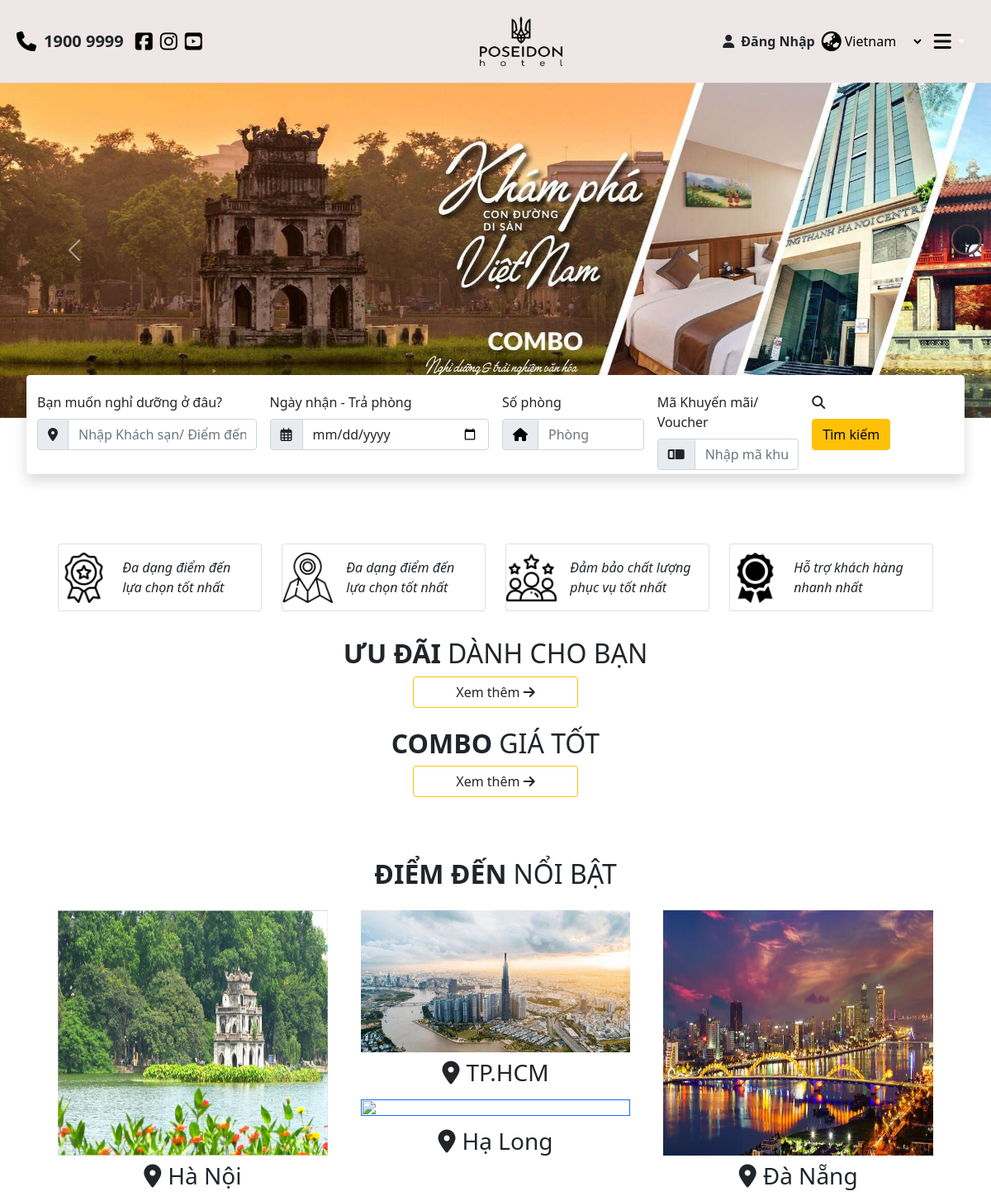
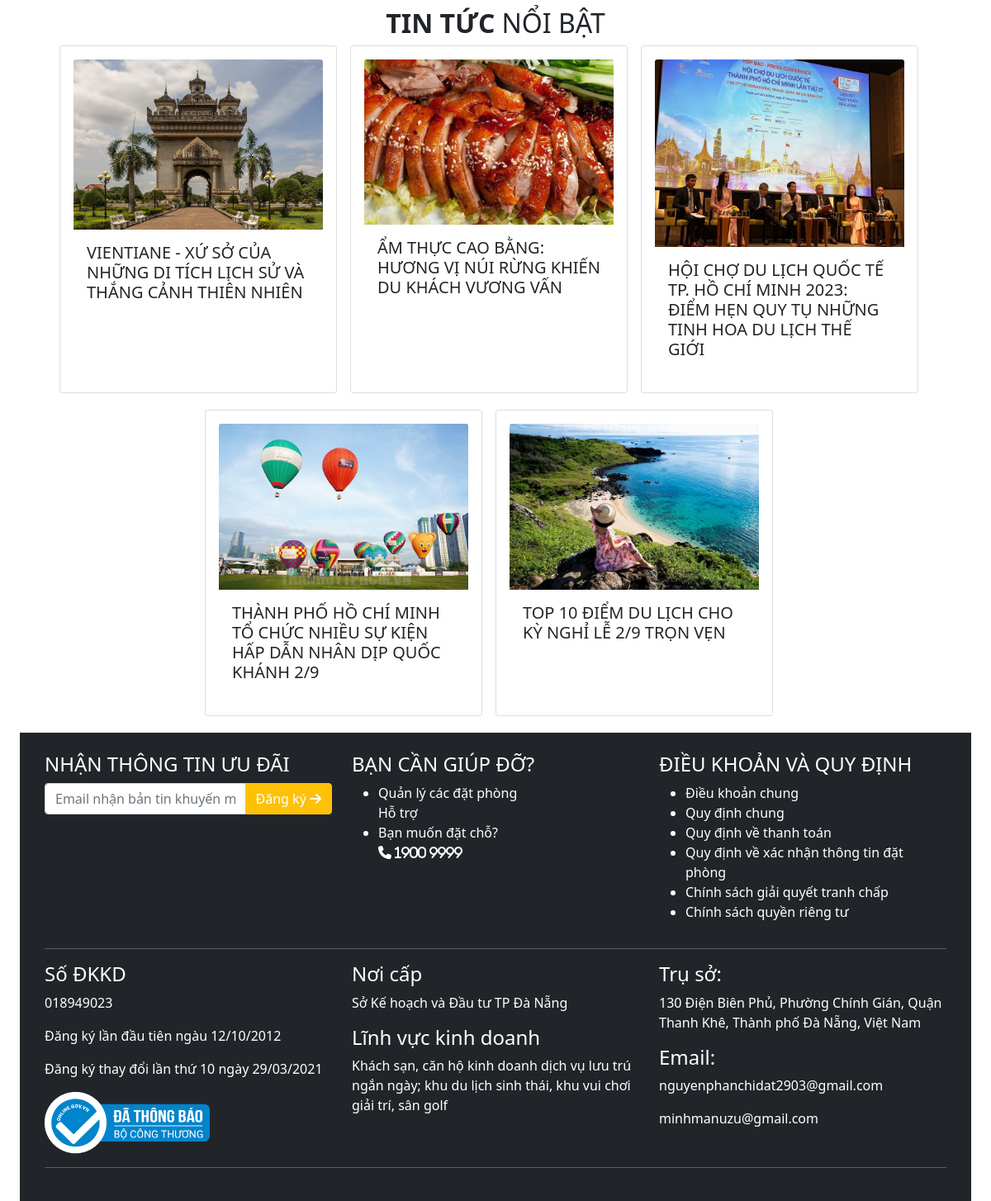
Page /admin/home.php on the committed database (2 pictures, top to bottom).
### tables this page shows
CREATE TABLE `tintuc` (
    `id` int(11) NOT NULL,
    `img` varchar(255) NOT NULL,
    `title` varchar(255) NOT NULL,
    `link` varchar(255) NOT NULL
);

### admin/home.php (the view, shortened to what this page needs)
<!DOCTYPE html>
<html lang="en">
<head>
    <link rel="stylesheet" href="https://use.fontawesome.com/releases/v6.4.2/css/all.css">
    <link rel="stylesheet" href="../css/chinhanh.css">
    <link rel="stylesheet" href="../css/home.css">
    <link href="https://cdn.jsdelivr.net/npm/bootstrap@5.3.1/dist/css/bootstrap.min.css" rel="stylesheet">
    <link rel="stylesheet" href="https://cdnjs.cloudflare.com/ajax/libs/font-awesome/6.4.2/css/all.min.css">
    <link href="https://cdn.jsdelivr.net/npm/bootstrap@5.0.2/dist/css/bootstrap.min.css" rel="stylesheet">
    <link rel="stylesheet" href="https://cdnjs.cloudflare.com/ajax/libs/OwlCarousel2/2.3.4/assets/owl.carousel.min.css" />
    <link rel="stylesheet" href="https://cdnjs.cloudflare.com/ajax/libs/OwlCarousel2/2.3.4/assets/owl.theme.default.min.css"/>
    <link href="https://cdnjs.cloudflare.com/ajax/libs/owl-carousel/1.3.3/owl.carousel.css" rel="stylesheet"/>
</head>
<body>
    <?php include ('header.php') ?>
    <div class="mymaincontent">
        <div id="carouselExampleInterval" class="carousel slide" data-bs-ride="carousel">
            <div class="carousel-inner">
                <div class="carousel-item active" data-bs-interval="10000">
                    <img src="../IMG/banner-du-lich-ha-noi_1688353361.jpg" class="d-block w-100" alt="...">
                </div>
            </div>
            <button class="carousel-control-prev" type="button" data-bs-target="#carouselExampleInterval" data-bs-slide="prev">
                <span class="carousel-control-prev-icon" aria-hidden="true"></span>
            </button>
            <button class="carousel-control-next" type="button" data-bs-target="#carouselExampleInterval" data-bs-slide="next">
                <span class="carousel-control-next-icon" aria-hidden="true"></span>
            </button>
        </div>
    </div>
    <div class="container-fluid">
        <form class="row g-3 m-2 p-1 border border-light shadow rounded translate-middle-y bg-white" action="search.php" method="POST">
            <div class="col-md-3">
                <label for="validationDefault01" class="form-label">Bạn muốn nghỉ dưỡng ở đâu?</label>
                    <div class="input-group" action="search.php" method="POST">
                        <span class="input-group-text" id="validationDefault01"><i class="fa-solid fa-location-dot"></i></span>
                        <input type="text" class="form-control" name="name-product" id="validationDefault01" placeholder="Nhập Khách sạn/ Điểm đến" required>
                    </div>
            </div>
            <div class="col-md-3">
                <label for="validationDefault02" class="form-label">Ngày nhận - Trả phòng</label>
                    <div class="input-group">
                        <span class="input-group-text" id="validationDefault02"><i class="fa-regular fa-calendar-days"></i></span>
                        <input type="date" class="form-control" id="validationDefault02" placeholder="" required>
                    </div>
            </div>
            <div class="col-md-2">
                <label for="validationDefaultUsername" class="form-label">Số phòng</label>
                <div class="input-group">
                <span class="input-group-text" id="inputGroupPrepend2"><i class="fa-solid fa-house" style="color: #000000;"></i></span>
                <input type="text" class="form-control" id="validationDefaultUsername"  aria-describedby="inputGroupPrepend2" placeholder="Phòng" required >
                </div>
            </div>
            <div class="col-md-2">
                <label for="validationDefault03" class="form-label">Mã Khuyến mãi/ Voucher</label>
                <div class="input-group">
                <span class="input-group-text" id="validationDefault03"><i class="fa-solid fa-mattress-pillow"></i></span>
                <input type="text" class="form-control" id="validationDefault03" placeholder="Nhập mã khuyến mãi..." required>
                </div>
            </div>
            <div class="col-md-2">
                <label for="validationDefault03" class="form-label"><i class="fa-solid fa-magnifying-glass"></i></label>
                <div class="input-group">
                    <button class="btn btn btn-warning" type="submit">  Tìm kiếm </button>
                </div>
            </div>
       </form>
        <div class="container">
            <div class="row p-3">
                <div class="col-md-3">
                    <div class="card mb-3" style="max-width: 540px;">
                        <div class="row g-0">
                            <div class="col-md-3 m-auto">
                                <img src="../IMG/badge.png" class="img-fluid rounded-start" alt="...">
                            </div>
                            <div class="col-md-9">
                                <div class="card-body">
                                    <p class="card-text fst-italic">Đa dạng điểm đến lựa chọn tốt nhất</p>
                                </div>
                            </div>
                        </div>
                    </div>
                </div>
                <div class="col-md-3">
                    <div class="card mb-3" style="max-width: 540px;">
                        <div class="row g-0">
                            <div class="col-md-3 m-auto">
                                <img src="../IMG/location.png" class="img-fluid rounded-start" alt="...">
                            </div>
                            <div class="col-md-9">
                                <div class="card-body">
                                    <p class="card-text fst-italic">Đa dạng điểm đến lựa chọn tốt nhất</p>
                                </div>
                            </div>
                        </div>
                    </div>
                </div>
                <div class="col-md-3">
                    <div class="card mb-3" style="max-width: 540px;">
                        <div class="row g-0">
                            <div class="col-md-3 m-auto">
                            <img src="../IMG/rating.png" class="img-fluid rounded-start" alt="...">
                            </div>
                            <div class="col-md-9">
                                <div class="card-body">
                                    <p class="card-text fst-italic">Đảm bảo chất lượng phục vụ tốt nhất</p>
                                </div>
                            </div>
                        </div>
                    </div>
                </div>
                <div class="col-md-3">
                    <div class="card mb-3" style="max-width: 540px;">
                        <div class="row g-0">
                            <div class="col-md-3 m-auto">
                            <img src="../IMG/medal.png" class="img-fluid rounded-start" alt="...">
                            </div>
                            <div class="col-md-9">
                                <div class="card-body">
                                    <p class="card-text fst-italic">Hỗ trợ khách hàng nhanh nhất</p>
                                </div>
                            </div>
                        </div>
                    </div>
                </div>
            </div>
        </div>
    <div class="uudai container-fluid">
        <h2 class="title-home text-center fw-normal"><span class="fw-bolder me-2">ƯU ĐÃI</span>DÀNH CHO BẠN</h2>
        <div class="row justify-content-center m-auto" role="group" style="width:200px" aria-label="Basic outlined example">
            <button type="button" class="btn btn-outline-warning"><a href="combo.php" class="text-dark text-decoration-none">Xem thêm <i class="fa-solid fa-arrow-right"></i></a></button>
        </div>
    </div>
    <div class="giatot container-fluid mt-4">
        <h2 class="title-home text-center fw-normal"><span class="fw-bolder me-2">COMBO</span>GIÁ TỐT</h2>
        <div class="row justify-content-center m-auto" role="group" style="width:200px" aria-label="Basic outlined example">
            <button type="button" class="btn btn-outline-warning"><a href="uudai.php" class="text-dark text-decoration-none">Xem thêm <i class="fa-solid fa-arrow-right"></i></a></button>
        </div>
    </div>
    <div class="diemden container-md mt-4">
    <h2 class="title-home text-center fw-normal"><span class="fw-bolder me-2">ĐIỂM ĐẾN</span>NỔI BẬT</h2>
        <div class="row d-flex justify-content-between p-2">
            <div class="col-4 text-center">
                <a href="hanoi.php"><img src="../IMG/hanoi-diadiem.jpg" class="img-fluid p-2 position-relative" style="height:100%" alt=""></a>
                <span><h3><i class="fa fa-location-dot me-2"></i>Hà Nội</h3></span>
            </div>
            <div class="col-4 text-center">
                <div class="d-flex flex-column">
                    <a href="saigon.php"><img src="../IMG/saigon-diadiem.png" class="img-fluid p-2" style="width: 100%;height:100%" alt=""></a>
                    <span><h3><i class="fa fa-location-dot me-2"></i>TP.HCM</h3></span>
                </div>
                <div class="d-flex flex-column">
                    <a href=""><img src="../IMG/halong-diadiem.jpg" class="img-fluid p-2" style="width: 100%;height:100%" alt=""></a>
                    <span><h3><i class="fa fa-location-dot me-2"></i>Hạ Long</h3></span>
                </div>
            </div>
            <div class="col-4 text-center ">
                <a href="danang.php"><img src="../IMG/danang-diadiem.jpg" class="img-fluid p-2" style="height:100%" alt=""></a>
                <span><h3><i class="fa fa-location-dot me-2"></i>Đà Nẵng</h3></span>
            </div>
        </div>
    </div>
    <div class="tintuc container mt-5">
    <h2 class="title-home text-center fw-normal"><span class="fw-bolder me-2">TIN TỨC</span>NỔI BẬT</h2>
    <div class="row justify-content-center">
                <?php
                    $sql = "SELECT id,img,title,link FROM tintuc";
                    $result = mysqli_query($conn, $sql);
                    while ($kq = mysqli_fetch_assoc($result)) {
                    ?>
                        <div class="card me-3 p-3" style="width: 21rem; margin-bottom:20px;">
                            <img src="<?php echo $kq['img']; ?>" class="card-img-top" alt="...">
                            <div class="card-body">
                                <a href="<?php echo $kq['link']; ?>" class="text-dark text-decoration-none"><h5 class="card-title"><?php echo $kq['title']; ?></h5></a>
                            </div>
                        </div>
                <?php } ?>
        </div>
    </div>
    <?php include ('footer.php') ?>
</body>
</html>

### rows in the picture
tintuc: img (picture), title "VIENTIANE - XỨ SỞ CỦA NHỮNG DI TÍCH LỊCH SỬ VÀ THẮNG CẢNH THIÊN NHIÊN"
tintuc: img (picture), title "ẨM THỰC CAO BẰNG: HƯƠNG VỊ NÚI RỪNG KHIẾN DU KHÁCH VƯƠNG VẤN"
tintuc: img (picture), title "HỘI CHỢ DU LỊCH QUỐC TẾ TP. HỒ CHÍ MINH 2023: ĐIỂM HẸN QUY TỤ NHỮNG TINH HOA DU LỊCH THẾ GIỚI"
tintuc: img (picture), title "THÀNH PHỐ HỒ CHÍ MINH TỔ CHỨC NHIỀU SỰ KIỆN HẤP DẪN NHÂN DỊP QUỐC KHÁNH 2/9"
tintuc: img (picture), title "TOP 10 ĐIỂM DU LỊCH CHO KỲ NGHỈ LỄ 2/9 TRỌN VẸN"
